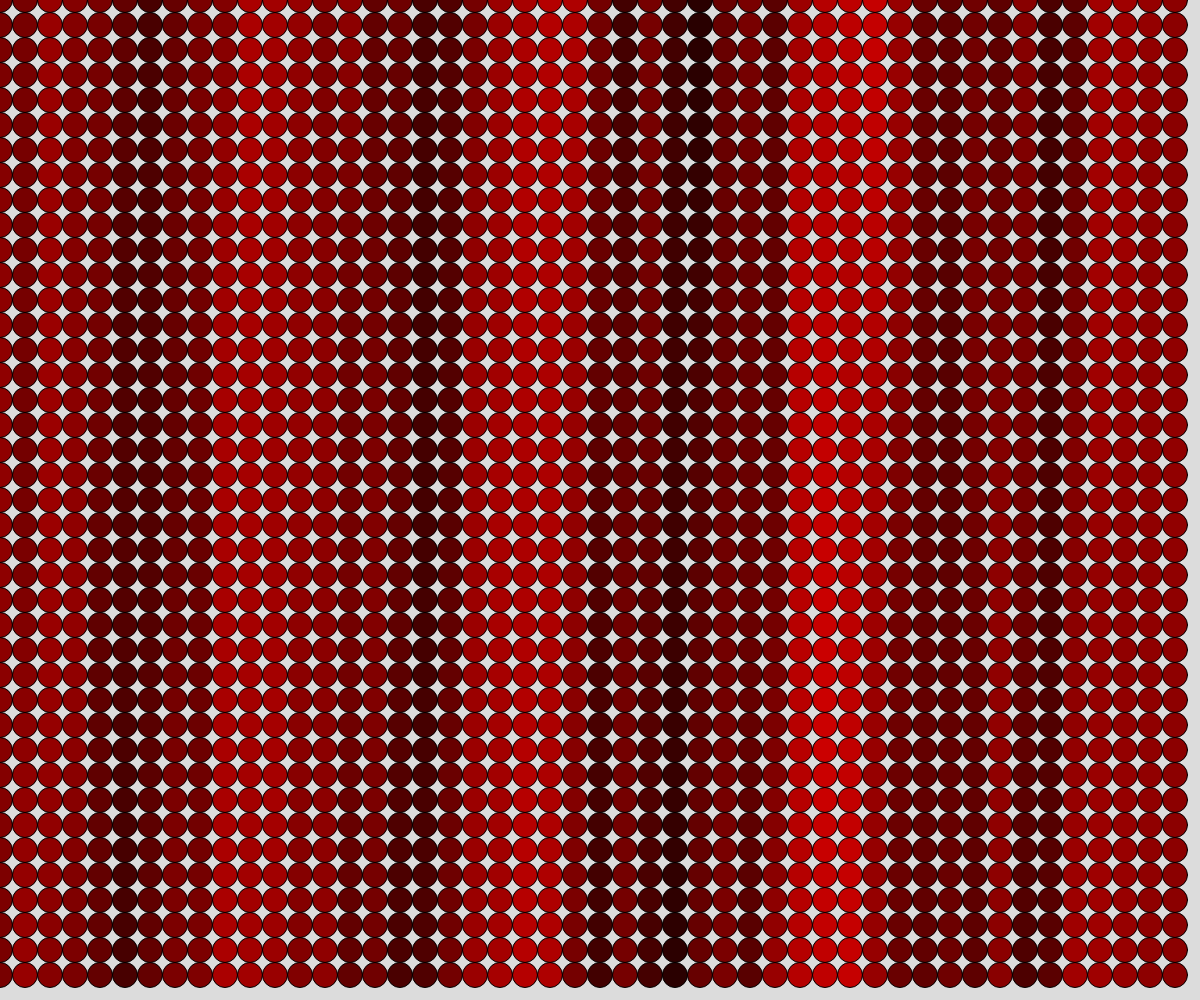
Frame 1 (no input)
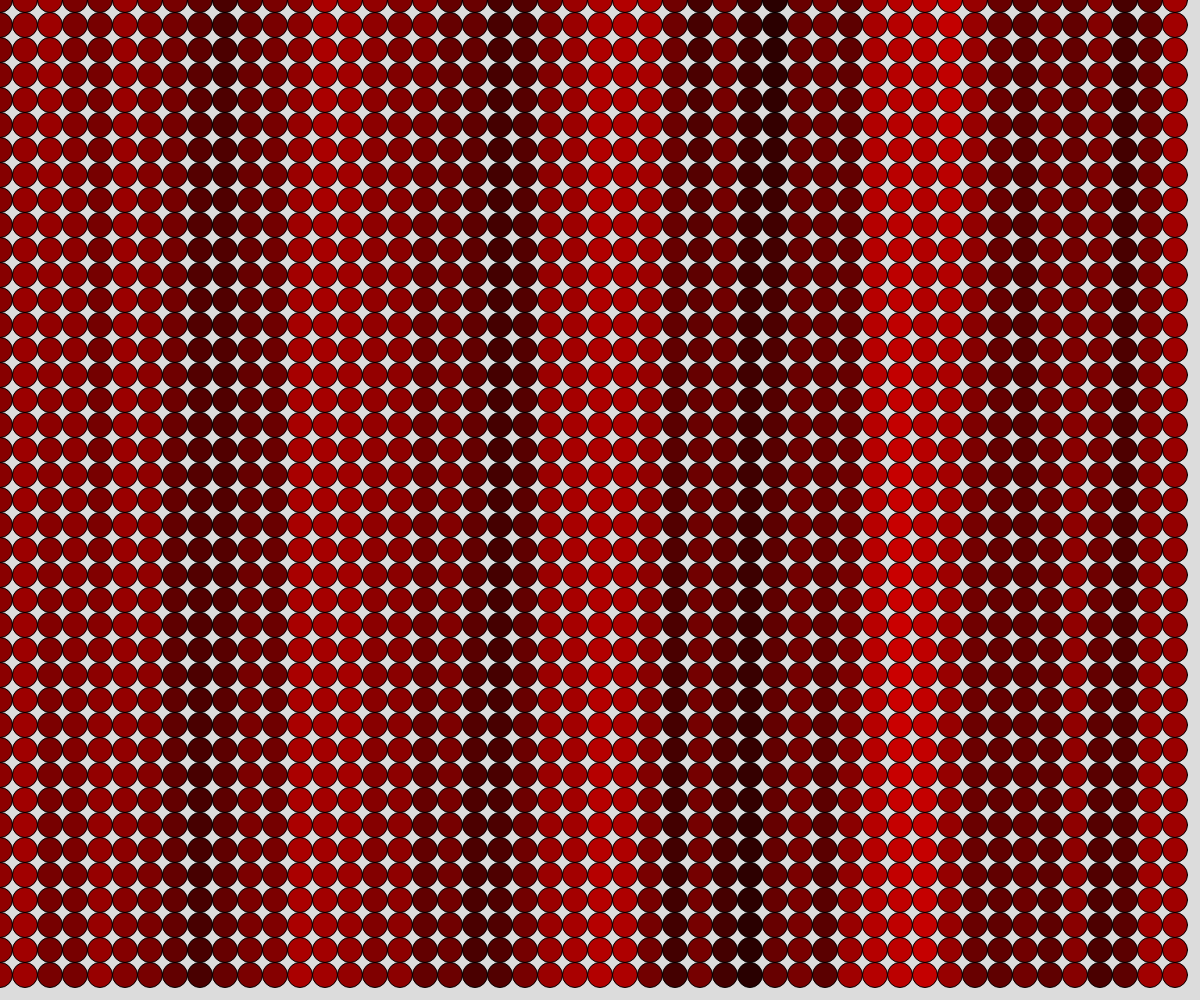
Frame 60 (no input)
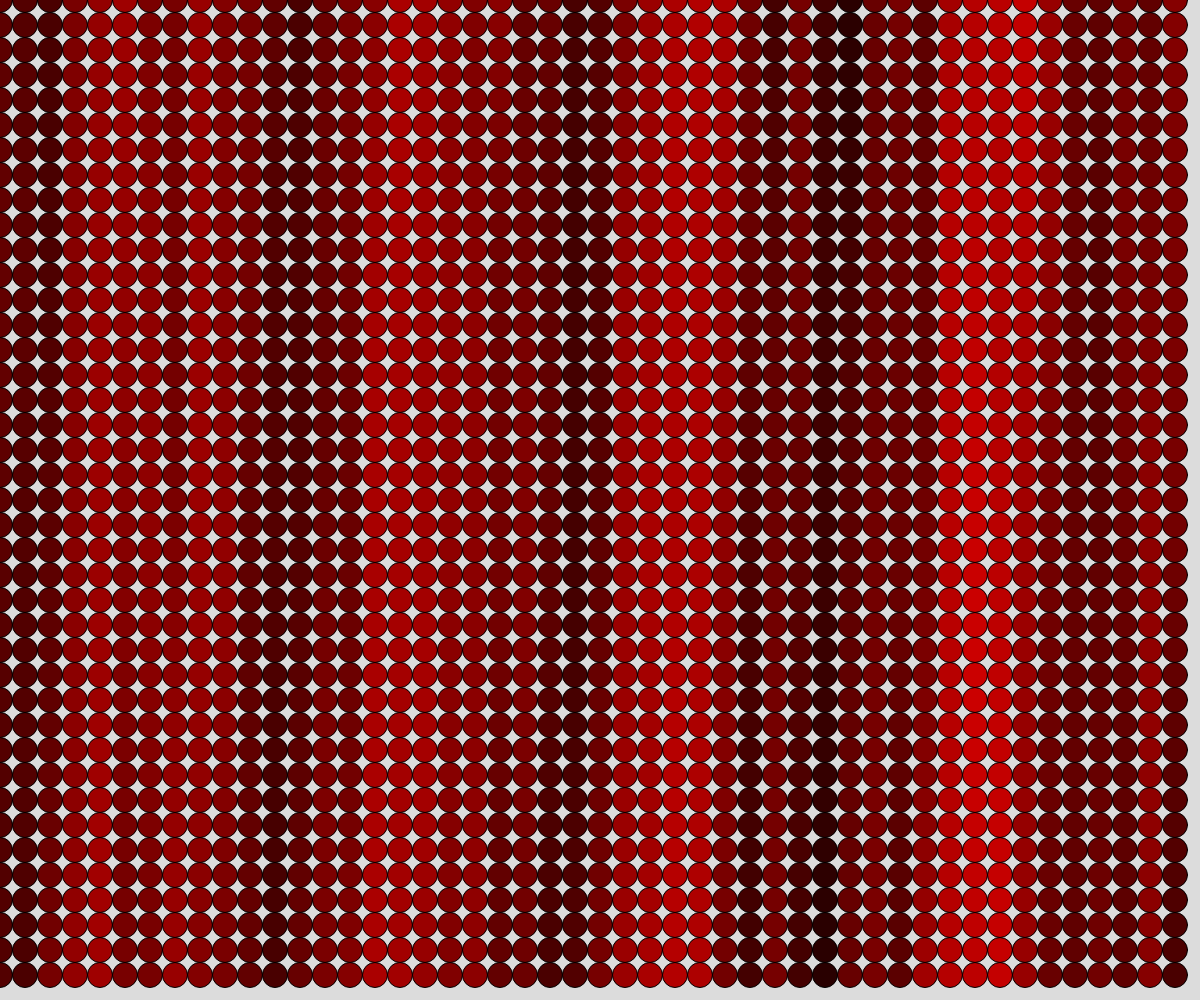
Frame 120 (the mouse pressed at the canvas centre since frame 60)

The p5.js sketch that drew these frames (run headless with seeded random() and noise() and a simulated clock; from frame 60 on, the mouse is pressed at the canvas centre):

// p5.js sketch
// ── sketch.js
// Perlin Demo 2
// Jordan Cho
// 03/09/2020
//
// Extra for Experts:
// - describe what you did to take this project "above and beyond"

let redTime = 10;
let redSpeed = 0.01;
let offsetAmt = 0.02;


function setup() {
  createCanvas(windowWidth, windowHeight);
  //drawCircles();
}


function draw() {
  redTime = 10 + offsetAmt;
  background(220);
  drawCircles();
  offsetAmt -= 0.02;
}

function drawCircles(){
  for(let x = 0; x<width; x+=25){
    for(let y = 0; y < height; y+= 25){
      let r = map(noise(redTime), 0, 1, 0, 255);
      fill(r, 0, 0);
      redTime += redSpeed;
      ellipse(x,y,25, 25);
    }
  }
}
